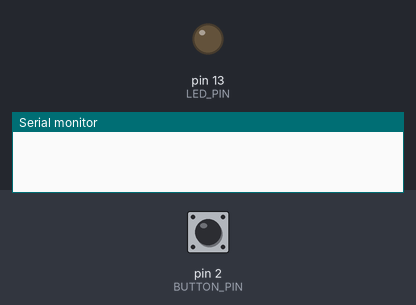
Bench run of a sketch on a simulated Arduino Uno, built with avr-gcc and run on an emulated ATmega328P. On the bench: output pins drawn as LEDs (lit = HIGH), the last lines printed to the serial monitor. Inputs (shaded band) come from the test bench; at power-on: pin 2 (BUTTON_PIN) HIGH.

Above: at 1.2 s.
1.3 s: pin 2 (BUTTON_PIN) pulled LOW for 0.15 s
At 1.45 s:
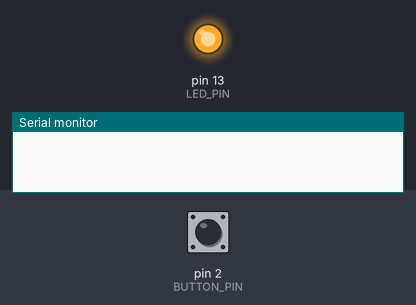
3.0 s: pin 2 (BUTTON_PIN) pulled LOW for 3.2 s
At 7.0 s:
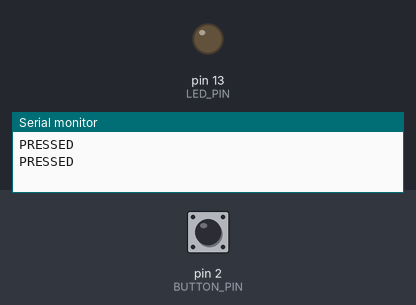
Timing chart, 0 to 8.5 s (numbered marks = the images above; inputs shaded):
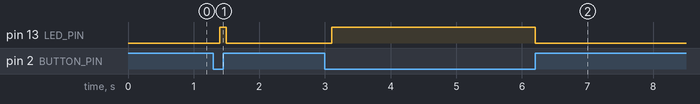

The sketch:

easy_button.ino
```cpp
#define LED_PIN 13
#define BUTTON_PIN 2

void setup() {
  pinMode(LED_PIN, OUTPUT);
  pinMode(BUTTON_PIN, INPUT);

  Serial.begin(115200);
}

void loop() {
  if (digitalRead(BUTTON_PIN) == LOW) {
    delay(100);

    if (digitalRead(BUTTON_PIN) == HIGH) {
      return;
    }
    digitalWrite(LED_PIN, HIGH);

    while (digitalRead(BUTTON_PIN) == LOW) {
      // loop
      delay(100);
    }
    Serial.println("PRESSED");

    digitalWrite(LED_PIN, LOW);

  }
}
```

Measured:
- after the input at 1.3 s, pin 13 (LED_PIN): LOW → HIGH after 0.10 s, → LOW 0.10 s later
- after the input at 3.0 s, pin 13 (LED_PIN): LOW → HIGH after 0.10 s, → LOW 3.1 s later
